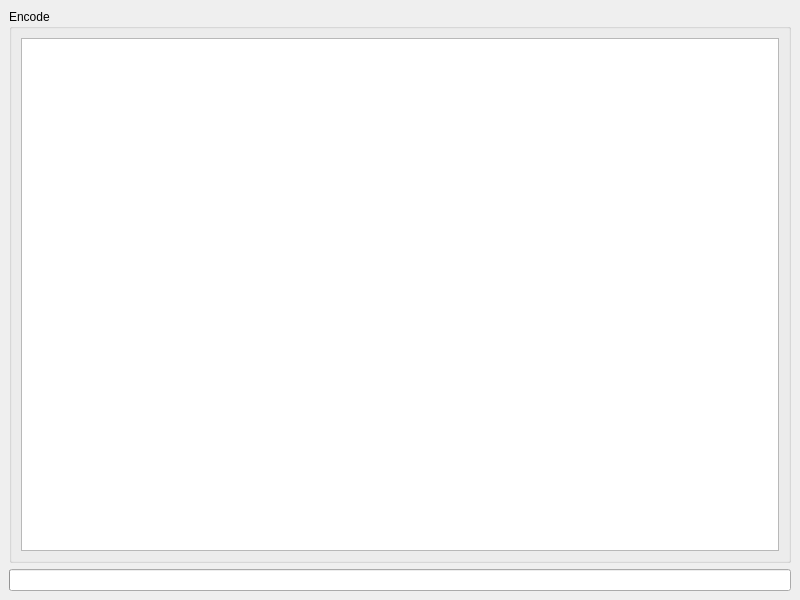
<?xml version="1.0" encoding="UTF-8"?>
<ui version="4.0">
 <class>MainWindow</class>
 <widget class="QMainWindow" name="MainWindow">
  <property name="geometry">
   <rect>
    <x>0</x>
    <y>0</y>
    <width>800</width>
    <height>600</height>
   </rect>
  </property>
  <property name="windowTitle">
   <string>MainWindow</string>
  </property>
  <widget class="QWidget" name="centralwidget">
   <layout class="QGridLayout" name="gridLayout">
    <item row="0" column="0">
     <widget class="QGroupBox" name="groupBox">
      <property name="title">
       <string>Encode</string>
      </property>
      <layout class="QGridLayout" name="gridLayout_2">
       <item row="0" column="0">
        <widget class="QListWidget" name="encode_list"/>
       </item>
      </layout>
     </widget>
    </item>
    <item row="1" column="0">
     <widget class="QProgressBar" name="encode_progress">
      <property name="value">
       <number>0</number>
      </property>
      <property name="textVisible">
       <bool>false</bool>
      </property>
     </widget>
    </item>
   </layout>
  </widget>
 </widget>
 <resources/>
 <connections/>
</ui>
